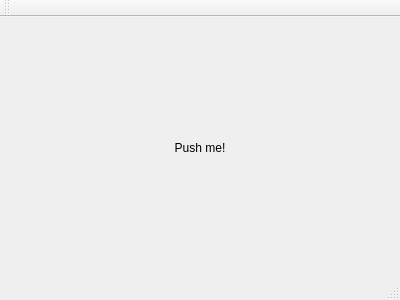
<?xml version="1.0" encoding="UTF-8"?>
<ui version="4.0">
 <class>MainWindow</class>
 <widget class="QMainWindow" name="MainWindow">
  <property name="geometry">
   <rect>
    <x>0</x>
    <y>0</y>
    <width>400</width>
    <height>300</height>
   </rect>
  </property>
  <property name="windowTitle">
   <string>MainWindow</string>
  </property>
  <widget class="QWidget" name="centralWidget">
   <layout class="QVBoxLayout" name="verticalLayout">
    <item>
     <widget class="MyLabel" name="label">
      <property name="text">
       <string>Push me!</string>
      </property>
      <property name="alignment">
       <set>Qt::AlignCenter</set>
      </property>
     </widget>
    </item>
   </layout>
  </widget>
  <widget class="QMenuBar" name="menuBar">
   <property name="geometry">
    <rect>
     <x>0</x>
     <y>0</y>
     <width>400</width>
     <height>21</height>
    </rect>
   </property>
  </widget>
  <widget class="QToolBar" name="mainToolBar">
   <attribute name="toolBarArea">
    <enum>TopToolBarArea</enum>
   </attribute>
   <attribute name="toolBarBreak">
    <bool>false</bool>
   </attribute>
  </widget>
  <widget class="QStatusBar" name="statusBar"/>
 </widget>
 <layoutdefault spacing="6" margin="11"/>
 <customwidgets>
  <customwidget>
   <class>MyLabel</class>
   <extends>QLabel</extends>
   <header>mylabel.h</header>
  </customwidget>
 </customwidgets>
 <resources/>
 <connections/>
</ui>
